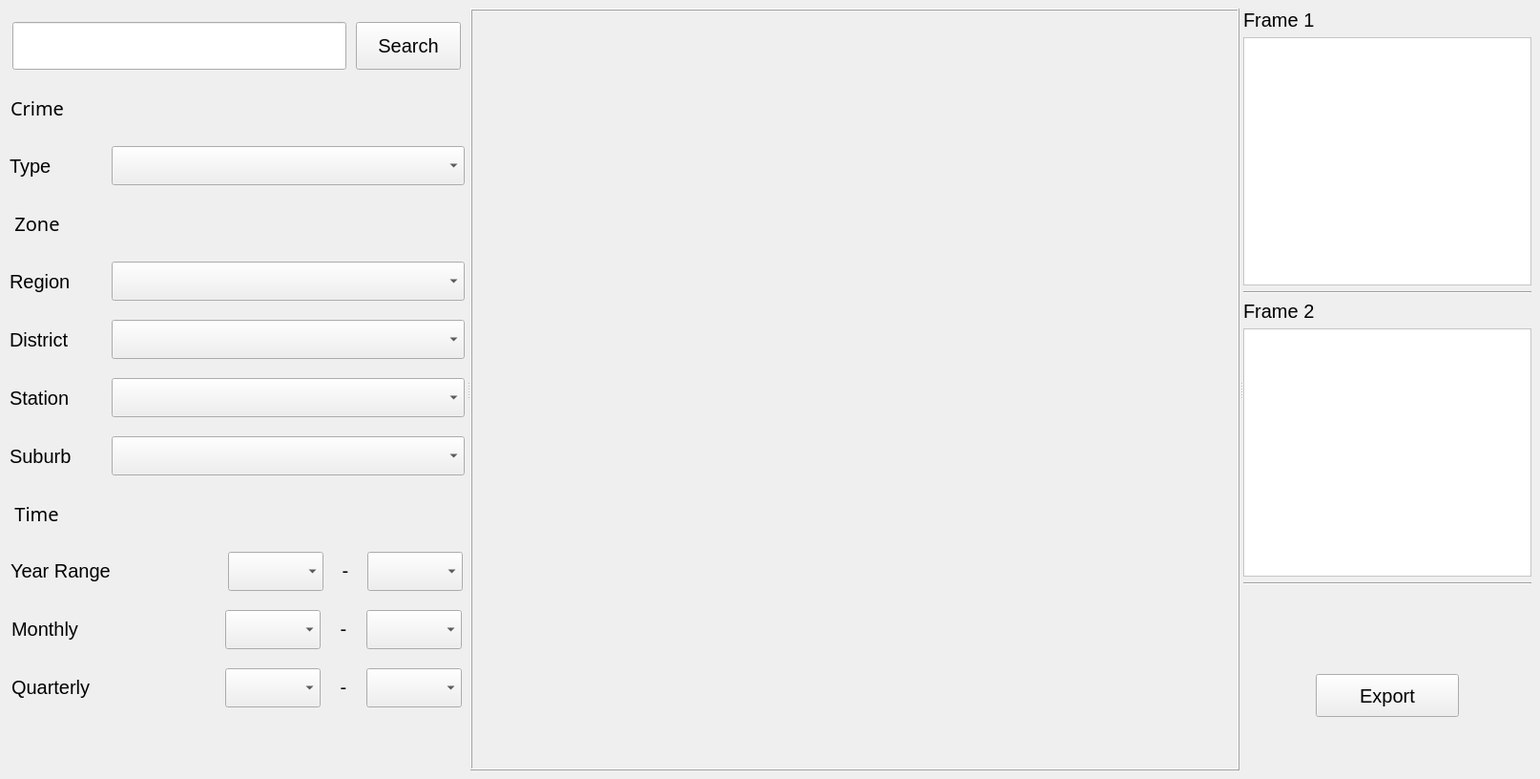
<?xml version="1.0" encoding="UTF-8"?>
<ui version="4.0">
 <class>MainWindow</class>
 <widget class="QMainWindow" name="MainWindow">
  <property name="geometry">
   <rect>
    <x>0</x>
    <y>0</y>
    <width>1614</width>
    <height>816</height>
   </rect>
  </property>
  <property name="windowTitle">
   <string>Map</string>
  </property>
  <property name="styleSheet">
   <string notr="true">font:20px
</string>
  </property>
  <widget class="QWidget" name="centralwidget">
   <layout class="QGridLayout" name="gridLayout">
    <item row="0" column="0">
     <widget class="QSplitter" name="splitter">
      <property name="orientation">
       <enum>Qt::Horizontal</enum>
      </property>
      <widget class="QWidget" name="layoutWidget">
       <layout class="QVBoxLayout" name="verticalLayout">
        <item>
         <layout class="QHBoxLayout" name="horizontalLayout">
          <item>
           <widget class="QLineEdit" name="lineEdit">
            <property name="sizePolicy">
             <sizepolicy hsizetype="Fixed" vsizetype="Fixed">
              <horstretch>0</horstretch>
              <verstretch>0</verstretch>
             </sizepolicy>
            </property>
            <property name="minimumSize">
             <size>
              <width>350</width>
              <height>50</height>
             </size>
            </property>
            <property name="alignment">
             <set>Qt::AlignCenter</set>
            </property>
           </widget>
          </item>
          <item>
           <widget class="QPushButton" name="Search_pushButton">
            <property name="sizePolicy">
             <sizepolicy hsizetype="Fixed" vsizetype="Fixed">
              <horstretch>0</horstretch>
              <verstretch>0</verstretch>
             </sizepolicy>
            </property>
            <property name="minimumSize">
             <size>
              <width>110</width>
              <height>50</height>
             </size>
            </property>
            <property name="text">
             <string>Search</string>
            </property>
           </widget>
          </item>
         </layout>
        </item>
        <item>
         <layout class="QHBoxLayout" name="horizontalLayout_2">
          <item>
           <widget class="QLabel" name="label_10">
            <property name="sizePolicy">
             <sizepolicy hsizetype="Fixed" vsizetype="Fixed">
              <horstretch>0</horstretch>
              <verstretch>0</verstretch>
             </sizepolicy>
            </property>
            <property name="minimumSize">
             <size>
              <width>0</width>
              <height>40</height>
             </size>
            </property>
            <property name="font">
             <font>
              <family>3ds</family>
              <pointsize>-1</pointsize>
              <weight>50</weight>
              <italic>false</italic>
              <bold>false</bold>
             </font>
            </property>
            <property name="text">
             <string>Crime</string>
            </property>
            <property name="alignment">
             <set>Qt::AlignCenter</set>
            </property>
           </widget>
          </item>
          <item>
           <spacer name="horizontalSpacer_3">
            <property name="orientation">
             <enum>Qt::Horizontal</enum>
            </property>
            <property name="sizeType">
             <enum>QSizePolicy::Fixed</enum>
            </property>
            <property name="sizeHint" stdset="0">
             <size>
              <width>420</width>
              <height>20</height>
             </size>
            </property>
           </spacer>
          </item>
         </layout>
        </item>
        <item>
         <layout class="QHBoxLayout" name="horizontalLayout_3">
          <item>
           <widget class="QLabel" name="label_9">
            <property name="sizePolicy">
             <sizepolicy hsizetype="Fixed" vsizetype="Preferred">
              <horstretch>0</horstretch>
              <verstretch>0</verstretch>
             </sizepolicy>
            </property>
            <property name="minimumSize">
             <size>
              <width>100</width>
              <height>0</height>
             </size>
            </property>
            <property name="font">
             <font>
              <pointsize>-1</pointsize>
              <weight>50</weight>
              <italic>false</italic>
              <bold>false</bold>
             </font>
            </property>
            <property name="text">
             <string>Type</string>
            </property>
            <property name="alignment">
             <set>Qt::AlignLeading|Qt::AlignLeft|Qt::AlignVCenter</set>
            </property>
           </widget>
          </item>
          <item>
           <widget class="QComboBox" name="Crime_comboBox">
            <property name="sizePolicy">
             <sizepolicy hsizetype="Fixed" vsizetype="Fixed">
              <horstretch>0</horstretch>
              <verstretch>0</verstretch>
             </sizepolicy>
            </property>
            <property name="minimumSize">
             <size>
              <width>370</width>
              <height>41</height>
             </size>
            </property>
            <property name="focusPolicy">
             <enum>Qt::NoFocus</enum>
            </property>
           </widget>
          </item>
         </layout>
        </item>
        <item>
         <layout class="QHBoxLayout" name="horizontalLayout_4">
          <item>
           <widget class="QLabel" name="label_18">
            <property name="sizePolicy">
             <sizepolicy hsizetype="Fixed" vsizetype="Fixed">
              <horstretch>0</horstretch>
              <verstretch>0</verstretch>
             </sizepolicy>
            </property>
            <property name="minimumSize">
             <size>
              <width>0</width>
              <height>40</height>
             </size>
            </property>
            <property name="font">
             <font>
              <family>3ds</family>
              <pointsize>-1</pointsize>
              <weight>50</weight>
              <italic>false</italic>
              <bold>false</bold>
             </font>
            </property>
            <property name="text">
             <string>Zone</string>
            </property>
            <property name="alignment">
             <set>Qt::AlignCenter</set>
            </property>
           </widget>
          </item>
          <item>
           <spacer name="horizontalSpacer_7">
            <property name="orientation">
             <enum>Qt::Horizontal</enum>
            </property>
            <property name="sizeType">
             <enum>QSizePolicy::Fixed</enum>
            </property>
            <property name="sizeHint" stdset="0">
             <size>
              <width>420</width>
              <height>20</height>
             </size>
            </property>
           </spacer>
          </item>
         </layout>
        </item>
        <item>
         <layout class="QHBoxLayout" name="horizontalLayout_5">
          <item>
           <widget class="QLabel" name="label_4">
            <property name="sizePolicy">
             <sizepolicy hsizetype="Fixed" vsizetype="Preferred">
              <horstretch>0</horstretch>
              <verstretch>0</verstretch>
             </sizepolicy>
            </property>
            <property name="minimumSize">
             <size>
              <width>100</width>
              <height>0</height>
             </size>
            </property>
            <property name="font">
             <font>
              <pointsize>-1</pointsize>
              <weight>50</weight>
              <italic>false</italic>
              <bold>false</bold>
             </font>
            </property>
            <property name="text">
             <string>Region</string>
            </property>
           </widget>
          </item>
          <item>
           <widget class="QComboBox" name="Region_comboBox">
            <property name="sizePolicy">
             <sizepolicy hsizetype="Fixed" vsizetype="Fixed">
              <horstretch>0</horstretch>
              <verstretch>0</verstretch>
             </sizepolicy>
            </property>
            <property name="minimumSize">
             <size>
              <width>370</width>
              <height>41</height>
             </size>
            </property>
            <property name="focusPolicy">
             <enum>Qt::NoFocus</enum>
            </property>
           </widget>
          </item>
         </layout>
        </item>
        <item>
         <layout class="QHBoxLayout" name="horizontalLayout_6">
          <item>
           <widget class="QLabel" name="label_3">
            <property name="sizePolicy">
             <sizepolicy hsizetype="Fixed" vsizetype="Preferred">
              <horstretch>0</horstretch>
              <verstretch>0</verstretch>
             </sizepolicy>
            </property>
            <property name="minimumSize">
             <size>
              <width>100</width>
              <height>0</height>
             </size>
            </property>
            <property name="font">
             <font>
              <pointsize>-1</pointsize>
              <weight>50</weight>
              <italic>false</italic>
              <bold>false</bold>
             </font>
            </property>
            <property name="text">
             <string>District</string>
            </property>
           </widget>
          </item>
          <item>
           <widget class="QComboBox" name="District_comboBox">
            <property name="sizePolicy">
             <sizepolicy hsizetype="Fixed" vsizetype="Fixed">
              <horstretch>0</horstretch>
              <verstretch>0</verstretch>
             </sizepolicy>
            </property>
            <property name="minimumSize">
             <size>
              <width>370</width>
              <height>41</height>
             </size>
            </property>
            <property name="focusPolicy">
             <enum>Qt::NoFocus</enum>
            </property>
           </widget>
          </item>
         </layout>
        </item>
        <item>
         <layout class="QHBoxLayout" name="horizontalLayout_7">
          <item>
           <widget class="QLabel" name="label_2">
            <property name="sizePolicy">
             <sizepolicy hsizetype="Fixed" vsizetype="Preferred">
              <horstretch>0</horstretch>
              <verstretch>0</verstretch>
             </sizepolicy>
            </property>
            <property name="minimumSize">
             <size>
              <width>100</width>
              <height>0</height>
             </size>
            </property>
            <property name="font">
             <font>
              <pointsize>-1</pointsize>
              <weight>50</weight>
              <italic>false</italic>
              <bold>false</bold>
             </font>
            </property>
            <property name="text">
             <string>Station</string>
            </property>
           </widget>
          </item>
          <item>
           <widget class="QComboBox" name="Station_comboxBox">
            <property name="sizePolicy">
             <sizepolicy hsizetype="Fixed" vsizetype="Fixed">
              <horstretch>0</horstretch>
              <verstretch>0</verstretch>
             </sizepolicy>
            </property>
            <property name="minimumSize">
             <size>
              <width>370</width>
              <height>41</height>
             </size>
            </property>
            <property name="focusPolicy">
             <enum>Qt::NoFocus</enum>
            </property>
           </widget>
          </item>
         </layout>
        </item>
        <item>
         <layout class="QHBoxLayout" name="horizontalLayout_8">
          <item>
           <widget class="QLabel" name="label_14">
            <property name="sizePolicy">
             <sizepolicy hsizetype="Fixed" vsizetype="Preferred">
              <horstretch>0</horstretch>
              <verstretch>0</verstretch>
             </sizepolicy>
            </property>
            <property name="minimumSize">
             <size>
              <width>100</width>
              <height>0</height>
             </size>
            </property>
            <property name="font">
             <font>
              <pointsize>-1</pointsize>
              <weight>50</weight>
              <italic>false</italic>
              <bold>false</bold>
             </font>
            </property>
            <property name="text">
             <string>Suburb</string>
            </property>
           </widget>
          </item>
          <item>
           <widget class="QComboBox" name="Suburb_comboBox">
            <property name="sizePolicy">
             <sizepolicy hsizetype="Fixed" vsizetype="Fixed">
              <horstretch>0</horstretch>
              <verstretch>0</verstretch>
             </sizepolicy>
            </property>
            <property name="minimumSize">
             <size>
              <width>370</width>
              <height>41</height>
             </size>
            </property>
            <property name="focusPolicy">
             <enum>Qt::NoFocus</enum>
            </property>
           </widget>
          </item>
         </layout>
        </item>
        <item>
         <layout class="QHBoxLayout" name="horizontalLayout_9">
          <item>
           <widget class="QLabel" name="label_19">
            <property name="sizePolicy">
             <sizepolicy hsizetype="Fixed" vsizetype="Fixed">
              <horstretch>0</horstretch>
              <verstretch>0</verstretch>
             </sizepolicy>
            </property>
            <property name="minimumSize">
             <size>
              <width>0</width>
              <height>40</height>
             </size>
            </property>
            <property name="font">
             <font>
              <family>3ds</family>
              <pointsize>-1</pointsize>
              <weight>50</weight>
              <italic>false</italic>
              <bold>false</bold>
             </font>
            </property>
            <property name="text">
             <string>Time</string>
            </property>
            <property name="alignment">
             <set>Qt::AlignCenter</set>
            </property>
           </widget>
          </item>
          <item>
           <spacer name="horizontalSpacer_8">
            <property name="orientation">
             <enum>Qt::Horizontal</enum>
            </property>
            <property name="sizeType">
             <enum>QSizePolicy::Fixed</enum>
            </property>
            <property name="sizeHint" stdset="0">
             <size>
              <width>420</width>
              <height>20</height>
             </size>
            </property>
           </spacer>
          </item>
         </layout>
        </item>
        <item>
         <layout class="QHBoxLayout" name="horizontalLayout_10">
          <item>
           <widget class="QLabel" name="label_20">
            <property name="sizePolicy">
             <sizepolicy hsizetype="Fixed" vsizetype="Fixed">
              <horstretch>0</horstretch>
              <verstretch>0</verstretch>
             </sizepolicy>
            </property>
            <property name="minimumSize">
             <size>
              <width>100</width>
              <height>0</height>
             </size>
            </property>
            <property name="font">
             <font>
              <pointsize>-1</pointsize>
              <weight>50</weight>
              <italic>false</italic>
              <bold>false</bold>
             </font>
            </property>
            <property name="text">
             <string>Year Range</string>
            </property>
           </widget>
          </item>
          <item>
           <spacer name="horizontalSpacer">
            <property name="orientation">
             <enum>Qt::Horizontal</enum>
            </property>
            <property name="sizeType">
             <enum>QSizePolicy::Fixed</enum>
            </property>
            <property name="sizeHint" stdset="0">
             <size>
              <width>115</width>
              <height>20</height>
             </size>
            </property>
           </spacer>
          </item>
          <item>
           <widget class="QComboBox" name="Year_comboBox_1">
            <property name="sizePolicy">
             <sizepolicy hsizetype="Fixed" vsizetype="Fixed">
              <horstretch>0</horstretch>
              <verstretch>0</verstretch>
             </sizepolicy>
            </property>
            <property name="minimumSize">
             <size>
              <width>70</width>
              <height>41</height>
             </size>
            </property>
            <property name="focusPolicy">
             <enum>Qt::NoFocus</enum>
            </property>
           </widget>
          </item>
          <item>
           <widget class="QLabel" name="label_15">
            <property name="sizePolicy">
             <sizepolicy hsizetype="Fixed" vsizetype="Fixed">
              <horstretch>0</horstretch>
              <verstretch>0</verstretch>
             </sizepolicy>
            </property>
            <property name="minimumSize">
             <size>
              <width>30</width>
              <height>0</height>
             </size>
            </property>
            <property name="text">
             <string>-</string>
            </property>
            <property name="alignment">
             <set>Qt::AlignCenter</set>
            </property>
           </widget>
          </item>
          <item>
           <widget class="QComboBox" name="Year_comboBox_2">
            <property name="sizePolicy">
             <sizepolicy hsizetype="Fixed" vsizetype="Fixed">
              <horstretch>0</horstretch>
              <verstretch>0</verstretch>
             </sizepolicy>
            </property>
            <property name="minimumSize">
             <size>
              <width>70</width>
              <height>41</height>
             </size>
            </property>
            <property name="focusPolicy">
             <enum>Qt::NoFocus</enum>
            </property>
           </widget>
          </item>
         </layout>
        </item>
        <item>
         <layout class="QHBoxLayout" name="horizontalLayout_12">
          <item>
           <widget class="QLabel" name="label_21">
            <property name="sizePolicy">
             <sizepolicy hsizetype="Fixed" vsizetype="Fixed">
              <horstretch>0</horstretch>
              <verstretch>0</verstretch>
             </sizepolicy>
            </property>
            <property name="minimumSize">
             <size>
              <width>100</width>
              <height>0</height>
             </size>
            </property>
            <property name="font">
             <font>
              <pointsize>-1</pointsize>
              <weight>50</weight>
              <italic>false</italic>
              <bold>false</bold>
             </font>
            </property>
            <property name="text">
             <string>Monthly</string>
            </property>
           </widget>
          </item>
          <item>
           <spacer name="horizontalSpacer_2">
            <property name="orientation">
             <enum>Qt::Horizontal</enum>
            </property>
            <property name="sizeType">
             <enum>QSizePolicy::Fixed</enum>
            </property>
            <property name="sizeHint" stdset="0">
             <size>
              <width>115</width>
              <height>20</height>
             </size>
            </property>
           </spacer>
          </item>
          <item>
           <widget class="QComboBox" name="Monthly_comboBox_1">
            <property name="sizePolicy">
             <sizepolicy hsizetype="Fixed" vsizetype="Fixed">
              <horstretch>0</horstretch>
              <verstretch>0</verstretch>
             </sizepolicy>
            </property>
            <property name="minimumSize">
             <size>
              <width>70</width>
              <height>41</height>
             </size>
            </property>
            <property name="focusPolicy">
             <enum>Qt::NoFocus</enum>
            </property>
           </widget>
          </item>
          <item>
           <widget class="QLabel" name="label_16">
            <property name="sizePolicy">
             <sizepolicy hsizetype="Fixed" vsizetype="Fixed">
              <horstretch>0</horstretch>
              <verstretch>0</verstretch>
             </sizepolicy>
            </property>
            <property name="minimumSize">
             <size>
              <width>30</width>
              <height>0</height>
             </size>
            </property>
            <property name="text">
             <string>-</string>
            </property>
            <property name="alignment">
             <set>Qt::AlignCenter</set>
            </property>
           </widget>
          </item>
          <item>
           <widget class="QComboBox" name="Monthly_comboBox_2">
            <property name="sizePolicy">
             <sizepolicy hsizetype="Fixed" vsizetype="Fixed">
              <horstretch>0</horstretch>
              <verstretch>0</verstretch>
             </sizepolicy>
            </property>
            <property name="minimumSize">
             <size>
              <width>70</width>
              <height>41</height>
             </size>
            </property>
            <property name="focusPolicy">
             <enum>Qt::NoFocus</enum>
            </property>
           </widget>
          </item>
         </layout>
        </item>
        <item>
         <layout class="QHBoxLayout" name="horizontalLayout_13">
          <item>
           <widget class="QLabel" name="label_22">
            <property name="sizePolicy">
             <sizepolicy hsizetype="Fixed" vsizetype="Fixed">
              <horstretch>0</horstretch>
              <verstretch>0</verstretch>
             </sizepolicy>
            </property>
            <property name="minimumSize">
             <size>
              <width>100</width>
              <height>0</height>
             </size>
            </property>
            <property name="font">
             <font>
              <pointsize>-1</pointsize>
              <weight>50</weight>
              <italic>false</italic>
              <bold>false</bold>
             </font>
            </property>
            <property name="text">
             <string>Quarterly</string>
            </property>
           </widget>
          </item>
          <item>
           <spacer name="horizontalSpacer_4">
            <property name="orientation">
             <enum>Qt::Horizontal</enum>
            </property>
            <property name="sizeType">
             <enum>QSizePolicy::Fixed</enum>
            </property>
            <property name="sizeHint" stdset="0">
             <size>
              <width>115</width>
              <height>20</height>
             </size>
            </property>
           </spacer>
          </item>
          <item>
           <widget class="QComboBox" name="Quarterly_comboBox_1">
            <property name="sizePolicy">
             <sizepolicy hsizetype="Fixed" vsizetype="Fixed">
              <horstretch>0</horstretch>
              <verstretch>0</verstretch>
             </sizepolicy>
            </property>
            <property name="minimumSize">
             <size>
              <width>70</width>
              <height>41</height>
             </size>
            </property>
            <property name="focusPolicy">
             <enum>Qt::NoFocus</enum>
            </property>
           </widget>
          </item>
          <item>
           <widget class="QLabel" name="label_17">
            <property name="sizePolicy">
             <sizepolicy hsizetype="Fixed" vsizetype="Fixed">
              <horstretch>0</horstretch>
              <verstretch>0</verstretch>
             </sizepolicy>
            </property>
            <property name="minimumSize">
             <size>
              <width>30</width>
              <height>0</height>
             </size>
            </property>
            <property name="text">
             <string>-</string>
            </property>
            <property name="alignment">
             <set>Qt::AlignCenter</set>
            </property>
           </widget>
          </item>
          <item>
           <widget class="QComboBox" name="Quarterly_comboBox_2">
            <property name="sizePolicy">
             <sizepolicy hsizetype="Fixed" vsizetype="Fixed">
              <horstretch>0</horstretch>
              <verstretch>0</verstretch>
             </sizepolicy>
            </property>
            <property name="minimumSize">
             <size>
              <width>70</width>
              <height>41</height>
             </size>
            </property>
            <property name="focusPolicy">
             <enum>Qt::NoFocus</enum>
            </property>
           </widget>
          </item>
         </layout>
        </item>
        <item>
         <spacer name="verticalSpacer_4">
          <property name="orientation">
           <enum>Qt::Vertical</enum>
          </property>
          <property name="sizeType">
           <enum>QSizePolicy::Fixed</enum>
          </property>
          <property name="sizeHint" stdset="0">
           <size>
            <width>20</width>
            <height>40</height>
           </size>
          </property>
         </spacer>
        </item>
       </layout>
      </widget>
      <widget class="QFrame" name="frame">
       <property name="sizePolicy">
        <sizepolicy hsizetype="Expanding" vsizetype="Expanding">
         <horstretch>0</horstretch>
         <verstretch>0</verstretch>
        </sizepolicy>
       </property>
       <property name="minimumSize">
        <size>
         <width>800</width>
         <height>0</height>
        </size>
       </property>
       <property name="frameShape">
        <enum>QFrame::Box</enum>
       </property>
       <property name="frameShadow">
        <enum>QFrame::Raised</enum>
       </property>
      </widget>
      <widget class="QWidget" name="">
       <layout class="QVBoxLayout" name="verticalLayout_6">
        <item>
         <layout class="QVBoxLayout" name="verticalLayout_4">
          <item>
           <layout class="QVBoxLayout" name="verticalLayout_3">
            <item>
             <layout class="QHBoxLayout" name="horizontalLayout_18">
              <item>
               <widget class="QLabel" name="label_12">
                <property name="text">
                 <string>Frame 1</string>
                </property>
               </widget>
              </item>
              <item>
               <spacer name="horizontalSpacer_13">
                <property name="orientation">
                 <enum>Qt::Horizontal</enum>
                </property>
                <property name="sizeType">
                 <enum>QSizePolicy::Fixed</enum>
                </property>
                <property name="sizeHint" stdset="0">
                 <size>
                  <width>40</width>
                  <height>20</height>
                 </size>
                </property>
               </spacer>
              </item>
             </layout>
            </item>
            <item>
             <widget class="QFrame" name="frame_2">
              <property name="sizePolicy">
               <sizepolicy hsizetype="Expanding" vsizetype="Fixed">
                <horstretch>0</horstretch>
                <verstretch>0</verstretch>
               </sizepolicy>
              </property>
              <property name="minimumSize">
               <size>
                <width>300</width>
                <height>260</height>
               </size>
              </property>
              <property name="styleSheet">
               <string notr="true">background-color:white</string>
              </property>
              <property name="frameShape">
               <enum>QFrame::StyledPanel</enum>
              </property>
              <property name="frameShadow">
               <enum>QFrame::Raised</enum>
              </property>
             </widget>
            </item>
           </layout>
          </item>
          <item>
           <widget class="Line" name="line_8">
            <property name="orientation">
             <enum>Qt::Horizontal</enum>
            </property>
           </widget>
          </item>
         </layout>
        </item>
        <item>
         <layout class="QVBoxLayout" name="verticalLayout_5">
          <item>
           <layout class="QHBoxLayout" name="horizontalLayout_19">
            <item>
             <widget class="QLabel" name="label_13">
              <property name="text">
               <string>Frame 2</string>
              </property>
             </widget>
            </item>
            <item>
             <spacer name="horizontalSpacer_14">
              <property name="orientation">
               <enum>Qt::Horizontal</enum>
              </property>
              <property name="sizeType">
               <enum>QSizePolicy::Fixed</enum>
              </property>
              <property name="sizeHint" stdset="0">
               <size>
                <width>40</width>
                <height>20</height>
               </size>
              </property>
             </spacer>
            </item>
           </layout>
          </item>
          <item>
           <widget class="QFrame" name="frame_3">
            <property name="sizePolicy">
             <sizepolicy hsizetype="Expanding" vsizetype="Fixed">
              <horstretch>0</horstretch>
              <verstretch>0</verstretch>
             </sizepolicy>
            </property>
            <property name="minimumSize">
             <size>
              <width>300</width>
              <height>260</height>
             </size>
            </property>
            <property name="styleSheet">
             <string notr="true">background-color:white</string>
            </property>
            <property name="frameShape">
             <enum>QFrame::StyledPanel</enum>
            </property>
            <property name="frameShadow">
             <enum>QFrame::Raised</enum>
            </property>
           </widget>
          </item>
         </layout>
        </item>
        <item>
         <widget class="Line" name="line_9">
          <property name="orientation">
           <enum>Qt::Horizontal</enum>
          </property>
         </widget>
        </item>
        <item>
         <spacer name="verticalSpacer_2">
          <property name="orientation">
           <enum>Qt::Vertical</enum>
          </property>
          <property name="sizeType">
           <enum>QSizePolicy::Expanding</enum>
          </property>
          <property name="sizeHint" stdset="0">
           <size>
            <width>20</width>
            <height>30</height>
           </size>
          </property>
         </spacer>
        </item>
        <item>
         <layout class="QHBoxLayout" name="horizontalLayout_11">
          <item>
           <spacer name="horizontalSpacer_17">
            <property name="orientation">
             <enum>Qt::Horizontal</enum>
            </property>
            <property name="sizeType">
             <enum>QSizePolicy::Fixed</enum>
            </property>
            <property name="sizeHint" stdset="0">
             <size>
              <width>20</width>
              <height>20</height>
             </size>
            </property>
           </spacer>
          </item>
          <item>
           <spacer name="horizontalSpacer_11">
            <property name="orientation">
             <enum>Qt::Horizontal</enum>
            </property>
            <property name="sizeType">
             <enum>QSizePolicy::Fixed</enum>
            </property>
            <property name="sizeHint" stdset="0">
             <size>
              <width>20</width>
              <height>20</height>
             </size>
            </property>
           </spacer>
          </item>
          <item>
           <spacer name="horizontalSpacer_18">
            <property name="orientation">
             <enum>Qt::Horizontal</enum>
            </property>
            <property name="sizeType">
             <enum>QSizePolicy::Fixed</enum>
            </property>
            <property name="sizeHint" stdset="0">
             <size>
              <width>20</width>
              <height>20</height>
             </size>
            </property>
           </spacer>
          </item>
         </layout>
        </item>
        <item>
         <spacer name="verticalSpacer_3">
          <property name="orientation">
           <enum>Qt::Vertical</enum>
          </property>
          <property name="sizeType">
           <enum>QSizePolicy::Fixed</enum>
          </property>
          <property name="sizeHint" stdset="0">
           <size>
            <width>20</width>
            <height>10</height>
           </size>
          </property>
         </spacer>
        </item>
        <item>
         <layout class="QHBoxLayout" name="horizontalLayout_20">
          <item>
           <spacer name="horizontalSpacer_15">
            <property name="orientation">
             <enum>Qt::Horizontal</enum>
            </property>
            <property name="sizeType">
             <enum>QSizePolicy::Fixed</enum>
            </property>
            <property name="sizeHint" stdset="0">
             <size>
              <width>37</width>
              <height>38</height>
             </size>
            </property>
           </spacer>
          </item>
          <item>
           <widget class="QPushButton" name="Screenshot_pushButton">
            <property name="sizePolicy">
             <sizepolicy hsizetype="Fixed" vsizetype="Fixed">
              <horstretch>0</horstretch>
              <verstretch>0</verstretch>
             </sizepolicy>
            </property>
            <property name="minimumSize">
             <size>
              <width>150</width>
              <height>45</height>
             </size>
            </property>
            <property name="text">
             <string>Export</string>
            </property>
           </widget>
          </item>
          <item>
           <spacer name="horizontalSpacer_16">
            <property name="orientation">
             <enum>Qt::Horizontal</enum>
            </property>
            <property name="sizeType">
             <enum>QSizePolicy::Fixed</enum>
            </property>
            <property name="sizeHint" stdset="0">
             <size>
              <width>37</width>
              <height>38</height>
             </size>
            </property>
           </spacer>
          </item>
         </layout>
        </item>
        <item>
         <spacer name="verticalSpacer">
          <property name="orientation">
           <enum>Qt::Vertical</enum>
          </property>
          <property name="sizeType">
           <enum>QSizePolicy::Expanding</enum>
          </property>
          <property name="sizeHint" stdset="0">
           <size>
            <width>20</width>
            <height>30</height>
           </size>
          </property>
         </spacer>
        </item>
       </layout>
      </widget>
     </widget>
    </item>
   </layout>
  </widget>
 </widget>
 <resources/>
 <connections/>
</ui>
